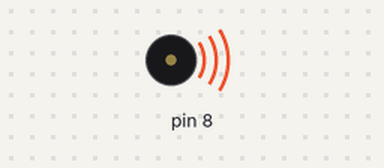
Simulated run of this sketch. Board: Arduino Uno, built with avr-gcc and run on an emulated ATmega328P. Shown: buzzer (waves = sounding).

Above: at 0.2 s.
At 6.4 s:
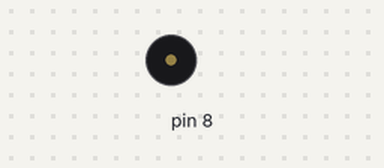
Timing chart, 0 to 12.4 s (numbered marks = the images above):
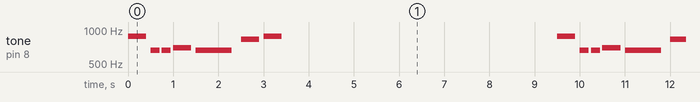

The sketch:

Speaker3.ino
```cpp
char melody[] = {12, 7, 7, 8, 7, 11, 12, -1};
int dur[] = {500, 250, 250, 500, 1000, 500, 500, 6000};
int n = 0;

void setup() {
}

void loop() {
    if (melody[n] >= 0) {
        int freq = 440 * pow(1.059463, melody[n]);
        tone(8, freq, dur[n] * 0.8);
    }
    else
        noTone(8);
    delay(dur[n]);
    n = (n + 1) % sizeof(melody);
}
```

Measured:
- by itself, tone on pin 8: repeats every 9.5 s: silent 0.10 s, 2 × (659 Hz 0.20 s, silent 0.05 s), 698 Hz 0.40 s, silent 0.10 s, 659 Hz 0.80 s, silent 0.20 s, 830 Hz 0.40 s, silent 0.10 s, 879 Hz 0.40 s, silent 6.1 s, 879 Hz 0.40 s
